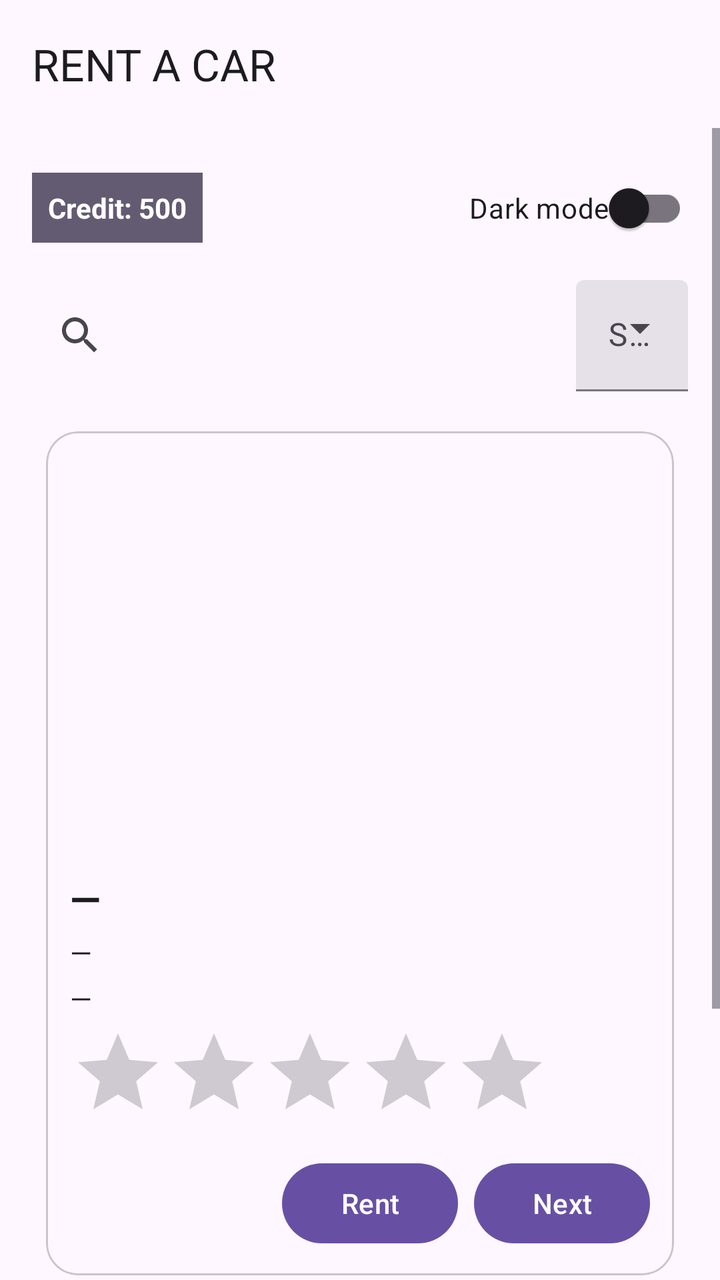
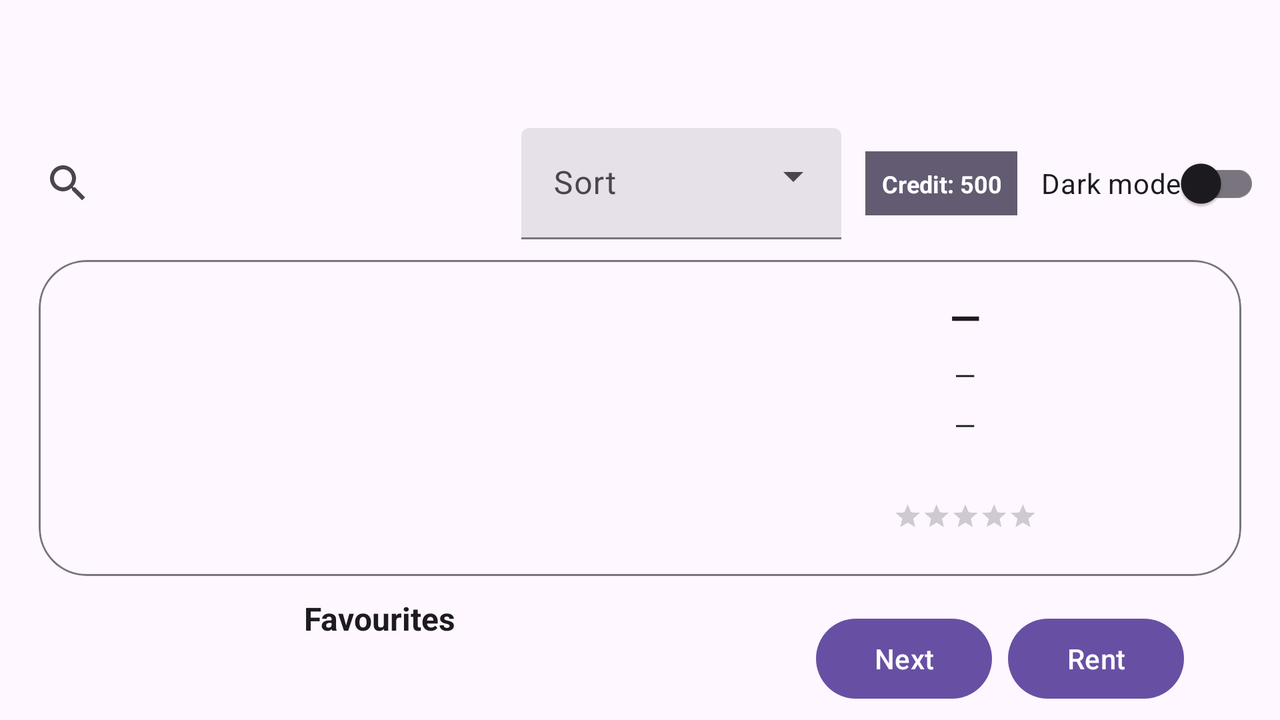

One screen, two layout resources from the same app: the default and the repository's alternative for another configuration. Each is rendered where Android would select it; the XML of both is given below.
<!-- AndroidManifest.xml: application theme Theme.Material3.DayNight.NoActionBar -->
<!-- res/layout/activity_main.xml -->
<?xml version="1.0" encoding="utf-8"?>
<androidx.coordinatorlayout.widget.CoordinatorLayout
    xmlns:android="http://schemas.android.com/apk/res/android"
    xmlns:app="http://schemas.android.com/apk/res-auto"
    android:layout_width="match_parent"
    android:layout_height="match_parent">

    <com.google.android.material.appbar.MaterialToolbar
        android:id="@+id/toolbar"
        android:layout_width="match_parent"
        android:layout_height="wrap_content"
        app:title="@string/app_name" />

    <ScrollView
        android:layout_width="match_parent"
        android:layout_height="match_parent"
        android:layout_marginTop="?attr/actionBarSize"
        android:fillViewport="true">

        <LinearLayout
            android:layout_width="match_parent"
            android:layout_height="wrap_content"
            android:orientation="vertical"
            android:padding="16dp">


            <LinearLayout
                android:layout_width="match_parent"
                android:layout_height="wrap_content"
                android:orientation="horizontal"
                android:gravity="center_vertical">

                <TextView
                    android:id="@+id/tvCredit"
                    android:layout_width="wrap_content"
                    android:layout_height="wrap_content"
                    style="@style/BadgeText"
                    android:text="@string/credit_initial" />

                <View
                    android:layout_width="0dp"
                    android:layout_height="0dp"
                    android:layout_weight="1" />

                <androidx.appcompat.widget.SwitchCompat
                    android:id="@+id/switchDark"
                    android:layout_width="wrap_content"
                    android:layout_height="wrap_content"
                    android:text="@string/dark_mode" />
            </LinearLayout>


            <LinearLayout
                android:id="@+id/rowSearch"
                android:layout_width="match_parent"
                android:layout_height="wrap_content"
                android:orientation="horizontal"
                android:gravity="center_vertical"
                android:layout_marginTop="12dp">

                <androidx.appcompat.widget.SearchView
                    android:id="@+id/searchView"
                    android:layout_width="0dp"
                    android:layout_height="wrap_content"
                    android:layout_weight="1"
                    android:iconifiedByDefault="false"
                    android:queryHint="@string/search_hint" />

                <com.google.android.material.textfield.TextInputLayout
                    android:id="@+id/sortLayout"
                    style="@style/Widget.Material3.TextInputLayout.FilledBox.ExposedDropdownMenu"
                    android:layout_width="wrap_content"
                    android:layout_height="wrap_content"
                    android:layout_marginStart="12dp"
                    android:hint="@string/menu_sort"
                    app:endIconMode="dropdown_menu">

                    <com.google.android.material.textfield.MaterialAutoCompleteTextView
                        android:id="@+id/sortDropdown"
                        android:layout_width="wrap_content"
                        android:layout_height="wrap_content"
                        android:entries="@array/sort_options"
                        android:importantForAutofill="no"
                        android:inputType="none"
                        android:maxLines="1" />
                </com.google.android.material.textfield.TextInputLayout>
            </LinearLayout>


            <com.google.android.material.card.MaterialCardView
                android:layout_width="match_parent"
                android:layout_height="wrap_content"
                android:layout_marginTop="12dp"
                app:cardCornerRadius="16dp"
                app:cardUseCompatPadding="true">

                <LinearLayout
                    android:layout_width="match_parent"
                    android:layout_height="wrap_content"
                    android:orientation="vertical"
                    android:padding="12dp">

                    <ImageView
                        android:id="@+id/imgCar"
                        android:layout_width="match_parent"
                        android:layout_height="200dp"
                        android:scaleType="centerCrop"
                        android:contentDescription="@string/car_image_desc" />

                    <TextView
                        android:id="@+id/tvNameModel"
                        android:layout_width="wrap_content"
                        android:layout_height="wrap_content"
                        style="@style/TitleText"
                        android:layout_marginTop="8dp"
                        android:text="@string/placeholder_dash" />

                    <TextView
                        android:id="@+id/tvYearKm"
                        android:layout_width="wrap_content"
                        android:layout_height="wrap_content"
                        style="@style/BodyText"
                        android:layout_marginTop="4dp"
                        android:text="@string/placeholder_dash" />

                    <TextView
                        android:id="@+id/tvDaily"
                        android:layout_width="wrap_content"
                        android:layout_height="wrap_content"
                        style="@style/BodyText"
                        android:layout_marginTop="4dp"
                        android:text="@string/placeholder_dash" />

                    <RatingBar
                        android:id="@+id/ratingBar"
                        android:layout_width="wrap_content"
                        android:layout_height="wrap_content"
                        android:isIndicator="true"
                        android:numStars="5"
                        android:stepSize="0.5"
                        android:layout_marginTop="4dp" />

                    <LinearLayout
                        android:layout_width="match_parent"
                        android:layout_height="wrap_content"
                        android:orientation="horizontal"
                        android:gravity="end"
                        android:layout_marginTop="8dp">

                        <ImageButton
                            android:id="@+id/btnFav"
                            android:layout_width="48dp"
                            android:layout_height="48dp"
                            android:background="?attr/selectableItemBackgroundBorderless"
                            android:contentDescription="@string/favourite"
                            android:src="@drawable/ic_heart_outline"
                            app:tint="@color/heart_purple" />


                        <Button
                            android:id="@+id/btnRent"
                            android:layout_width="wrap_content"
                            android:layout_height="wrap_content"
                            android:layout_marginStart="8dp"
                            android:text="@string/rent" />

                        <Button
                            android:id="@+id/btnNext"
                            android:layout_width="wrap_content"
                            android:layout_height="wrap_content"
                            android:layout_marginStart="8dp"
                            android:text="@string/next" />
                    </LinearLayout>
                </LinearLayout>
            </com.google.android.material.card.MaterialCardView>

            <TextView
                android:layout_width="wrap_content"
                android:layout_height="wrap_content"
                style="@style/SectionHeader"
                android:layout_marginTop="16dp"
                android:text="@string/favourites" />

            <androidx.recyclerview.widget.RecyclerView
                android:id="@+id/rvFavs"
                android:layout_width="match_parent"
                android:layout_height="110dp"
                android:layout_marginTop="8dp" />
        </LinearLayout>
    </ScrollView>
</androidx.coordinatorlayout.widget.CoordinatorLayout>
<!-- resources referenced by this layout -->
<resources>
  <color name="heart_purple">#5D4E83</color>
  <string name="app_name">RENT A CAR</string>
  <string name="car_image_desc">Car image</string>
  <string name="credit_initial">Credit: 500</string>
  <string name="dark_mode">Dark mode</string>
  <string name="favourite">Favourite</string>
  <string name="favourites">Favourites</string>
  <string name="menu_sort">Sort</string>
  <string name="next">Next</string>
  <string name="placeholder_dash">—</string>
  <string name="rent">Rent</string>
  <string name="search_hint">Search by name or model</string>
  <style name="BadgeText">
          <item name="android:padding">8dp</item>
          <item name="android:textStyle">bold</item>
          <item name="android:background">?android:attr/colorAccent</item>
          <item name="android:textColor">@android:color/white</item>
      </style>
  <style name="BodyText">
          <item name="android:textSize">14sp</item>
          <item name="android:textColor">?android:attr/textColorPrimary</item>
      </style>
  <style name="SectionHeader">
          <item name="android:textSize">16sp</item>
          <item name="android:textStyle">bold</item>
          <item name="android:textColor">?android:attr/textColorPrimary</item>
      </style>
  <style name="TitleText">
          <item name="android:textSize">20sp</item>
          <item name="android:textStyle">bold</item>
          <item name="android:textColor">?android:attr/textColorPrimary</item>
      </style>
</resources>
<!-- res/layout-land/activity_main.xml (the repository's variant of the layout above) -->
<!-- drawn on the phone turned sideways -->
<?xml version="1.0" encoding="utf-8"?>
<androidx.coordinatorlayout.widget.CoordinatorLayout
    xmlns:android="http://schemas.android.com/apk/res/android"
    xmlns:app="http://schemas.android.com/apk/res-auto"
    xmlns:tools="http://schemas.android.com/tools"
    android:layout_width="match_parent"
    android:layout_height="match_parent">

    
    <com.google.android.material.appbar.MaterialToolbar
        android:id="@+id/toolbar"
        android:layout_width="match_parent"
        android:layout_height="wrap_content"
        app:title="" />

    <androidx.constraintlayout.widget.ConstraintLayout
        android:layout_width="match_parent"
        android:layout_height="match_parent"
        android:layout_marginTop="?attr/actionBarSize"
        android:paddingHorizontal="10dp">

        
        <LinearLayout
            android:id="@+id/rowTop"
            android:layout_width="match_parent"
            android:layout_height="wrap_content"
            android:gravity="center_vertical"
            android:orientation="horizontal"
            app:layout_constraintEnd_toEndOf="parent"
            app:layout_constraintStart_toStartOf="parent"
            app:layout_constraintTop_toTopOf="parent">

            <androidx.appcompat.widget.SearchView
                android:id="@+id/searchView"
                android:layout_width="0dp"
                android:layout_height="wrap_content"
                android:layout_weight="1"
                android:iconifiedByDefault="false"
                android:queryHint="@string/search_hint" />

            
            <com.google.android.material.textfield.TextInputLayout
                android:id="@+id/sortLayout"
                style="@style/Widget.Material3.TextInputLayout.FilledBox.ExposedDropdownMenu"
                android:layout_width="wrap_content"
                android:layout_height="wrap_content"
                android:layout_marginStart="12dp"
                android:hint="@string/menu_sort"
                app:endIconMode="dropdown_menu">

                <com.google.android.material.textfield.MaterialAutoCompleteTextView
                    android:id="@+id/sortDropdown"
                    android:layout_width="160dp"
                    android:layout_height="wrap_content"
                    android:inputType="none"
                    android:importantForAutofill="no"
                    android:maxLines="1"
                    android:entries="@array/sort_options"/>
            </com.google.android.material.textfield.TextInputLayout>

            <TextView
                android:id="@+id/tvCredit"
                style="@style/BadgeText"
                android:layout_width="wrap_content"
                android:layout_height="32dp"
                android:layout_marginStart="12dp"
                android:text="@string/credit_initial"
                android:textAlignment="center"
                android:textSize="12sp" />

            <androidx.appcompat.widget.SwitchCompat
                android:id="@+id/switchDark"
                android:layout_width="wrap_content"
                android:layout_height="wrap_content"
                android:layout_marginStart="12dp"
                android:text="@string/dark_mode" />
        </LinearLayout>

        
        <com.google.android.material.card.MaterialCardView
            android:id="@+id/cardMain"
            android:layout_width="wrap_content"
            android:layout_height="wrap_content"
            app:cardCornerRadius="24dp"
            app:cardPreventCornerOverlap="true"
            app:cardUseCompatPadding="true"
            app:layout_constraintEnd_toEndOf="parent"
            app:layout_constraintStart_toStartOf="parent"
            app:layout_constraintTop_toBottomOf="@id/rowTop"
            app:strokeColor="?attr/colorOutline"
            app:strokeWidth="1dp">

            <androidx.constraintlayout.widget.ConstraintLayout
                android:layout_width="666dp"
                android:layout_height="wrap_content"
                android:padding="0dp">

                <androidx.constraintlayout.widget.Guideline
                    android:id="@+id/g2_img_right"
                    android:layout_width="wrap_content"
                    android:layout_height="wrap_content"
                    android:orientation="vertical"
                    app:layout_constraintGuide_begin="327dp" />

                <androidx.constraintlayout.widget.Guideline
                    android:id="@+id/g2_heart_left"
                    android:layout_width="wrap_content"
                    android:layout_height="wrap_content"
                    android:orientation="vertical"
                    app:layout_constraintGuide_percent="0.9" />

                <ImageView
                    android:id="@+id/imgCar"
                    android:layout_width="350dp"
                    android:layout_height="129dp"
                    android:adjustViewBounds="true"
                    android:contentDescription="@string/car_image_desc"
                    android:cropToPadding="true"
                    android:scaleType="centerCrop"
                    app:layout_constraintBottom_toBottomOf="parent"
                    app:layout_constraintDimensionRatio="21:7"
                    app:layout_constraintEnd_toStartOf="@id/g2_img_right"
                    app:layout_constraintStart_toStartOf="parent"
                    app:layout_constraintTop_toTopOf="parent" />

                <LinearLayout
                    android:id="@+id/middleDetails"
                    android:layout_width="wrap_content"
                    android:layout_height="wrap_content"
                    android:layout_marginTop="15dp"
                    android:gravity="center_horizontal"
                    android:orientation="vertical"
                    android:paddingStart="1dp"
                    android:paddingEnd="1dp"
                    app:layout_constraintBottom_toBottomOf="parent"
                    app:layout_constraintEnd_toStartOf="@id/g2_heart_left"
                    app:layout_constraintStart_toEndOf="@id/g2_img_right"
                    app:layout_constraintTop_toTopOf="parent">

                    <TextView
                        android:id="@+id/tvNameModel"
                        style="@style/TitleText"
                        android:layout_width="wrap_content"
                        android:layout_height="wrap_content"
                        android:gravity="center_horizontal"
                        android:text="@string/placeholder_dash" />

                    <TextView
                        android:id="@+id/tvYearKm"
                        style="@style/BodyText"
                        android:layout_width="wrap_content"
                        android:layout_height="wrap_content"
                        android:layout_marginTop="6dp"
                        android:text="@string/placeholder_dash" />

                    <TextView
                        android:id="@+id/tvDaily"
                        style="@style/BodyText"
                        android:layout_width="wrap_content"
                        android:layout_height="wrap_content"
                        android:layout_marginTop="6dp"
                        android:layout_marginBottom="6dp"
                        android:text="@string/placeholder_dash" />

                    <RatingBar
                        android:id="@+id/ratingBar"
                        android:layout_width="wrap_content"
                        android:layout_height="wrap_content"
                        android:layout_marginTop="3dp"
                        android:isIndicator="true"
                        android:numStars="5"
                        android:scaleX="0.3"
                        android:scaleY="0.3"
                        android:stepSize="0.3" />
                </LinearLayout>

                <FrameLayout
                    android:id="@+id/heartBox"
                    android:layout_width="0dp"
                    android:layout_height="match_parent"
                    app:layout_constraintBottom_toBottomOf="parent"
                    app:layout_constraintEnd_toEndOf="parent"
                    app:layout_constraintStart_toEndOf="@id/g2_heart_left"
                    app:layout_constraintTop_toTopOf="parent">

                    <ImageButton
                        android:id="@+id/btnFav"
                        android:layout_width="48dp"
                        android:layout_height="48dp"
                        android:background="?attr/selectableItemBackgroundBorderless"
                        android:contentDescription="@string/favourite"
                        android:src="@drawable/ic_heart_outline"
                        app:tint="@color/heart_purple" />

                </FrameLayout>

            </androidx.constraintlayout.widget.ConstraintLayout>
        </com.google.android.material.card.MaterialCardView>


        <androidx.constraintlayout.widget.Guideline
            android:id="@+id/g3_buttons_left"
            android:orientation="vertical"
            android:layout_width="wrap_content"
            android:layout_height="wrap_content"
            app:layout_constraintGuide_percent="0.58" />

        <TextView
            android:id="@+id/lblFavs"
            style="@style/SectionHeader"
            android:layout_width="wrap_content"
            android:layout_height="wrap_content"
            android:text="@string/favourites"
            app:layout_constraintEnd_toEndOf="@id/g3_buttons_left"
            app:layout_constraintStart_toStartOf="parent"
            app:layout_constraintTop_toBottomOf="@id/cardMain" />

        <androidx.recyclerview.widget.RecyclerView
            android:id="@+id/rvFavs"
            android:layout_width="350dp"
            android:layout_height="0dp"
            android:layout_margin="10dp"
            android:layout_marginTop="8dp"
            android:layout_marginBottom="10dp"
            app:layout_constraintBottom_toBottomOf="parent"
            app:layout_constraintEnd_toStartOf="@id/g3_buttons_left"
            app:layout_constraintStart_toStartOf="parent"
            app:layout_constraintTop_toBottomOf="@id/lblFavs" />

        <LinearLayout
            android:id="@+id/colButtons"
            android:layout_width="wrap_content"
            android:layout_height="wrap_content"
            android:layout_marginTop="8dp"
            android:gravity="center"
            android:orientation="horizontal"
            android:paddingStart="16dp"
            android:paddingTop="0dp"
            android:paddingEnd="16dp"
            android:paddingBottom="8dp"
            app:layout_constraintBottom_toBottomOf="parent"
            app:layout_constraintEnd_toEndOf="parent"
            app:layout_constraintStart_toStartOf="@id/g3_buttons_left"
            app:layout_constraintTop_toBottomOf="@id/cardMain">

            <com.google.android.material.button.MaterialButton
                android:id="@+id/btnNext"
                android:layout_width="wrap_content"
                android:layout_height="wrap_content"
                android:layout_marginRight="8dp"
                android:text="@string/next"
                app:cornerRadius="32dp" />

            <com.google.android.material.button.MaterialButton
                android:id="@+id/btnRent"
                android:layout_width="wrap_content"
                android:layout_height="wrap_content"
                android:layout_marginTop="0dp"
                android:text="@string/rent"
                app:cornerRadius="32dp" />
        </LinearLayout>

    </androidx.constraintlayout.widget.ConstraintLayout>
</androidx.coordinatorlayout.widget.CoordinatorLayout>
<!-- resources referenced by the variant -->
<!-- as the phone turned sideways resolves them -->
<resources>
  <color name="heart_purple">#5D4E83</color>
  <string name="car_image_desc">Car image</string>
  <string name="credit_initial">Credit: 500</string>
  <string name="dark_mode">Dark mode</string>
  <string name="favourite">Favourite</string>
  <string name="favourites">Favourites</string>
  <string name="menu_sort">Sort</string>
  <string name="next">Next</string>
  <string name="placeholder_dash">—</string>
  <string name="rent">Rent</string>
  <string name="search_hint">Search by name or model</string>
  <style name="BadgeText">
          <item name="android:padding">8dp</item>
          <item name="android:textStyle">bold</item>
          <item name="android:background">?android:attr/colorAccent</item>
          <item name="android:textColor">@android:color/white</item>
      </style>
  <style name="BodyText">
          <item name="android:textSize">14sp</item>
          <item name="android:textColor">?android:attr/textColorPrimary</item>
      </style>
  <style name="SectionHeader">
          <item name="android:textSize">16sp</item>
          <item name="android:textStyle">bold</item>
          <item name="android:textColor">?android:attr/textColorPrimary</item>
      </style>
  <style name="TitleText">
          <item name="android:textSize">20sp</item>
          <item name="android:textStyle">bold</item>
          <item name="android:textColor">?android:attr/textColorPrimary</item>
      </style>
</resources>
